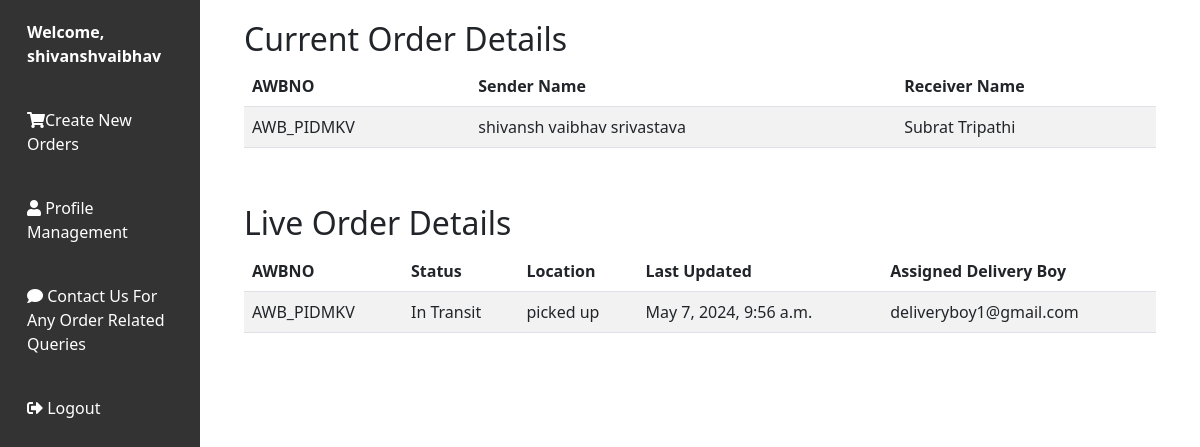
/userManagement/user_dashboard/ (signed in), run on an earlier commit of the app's database.
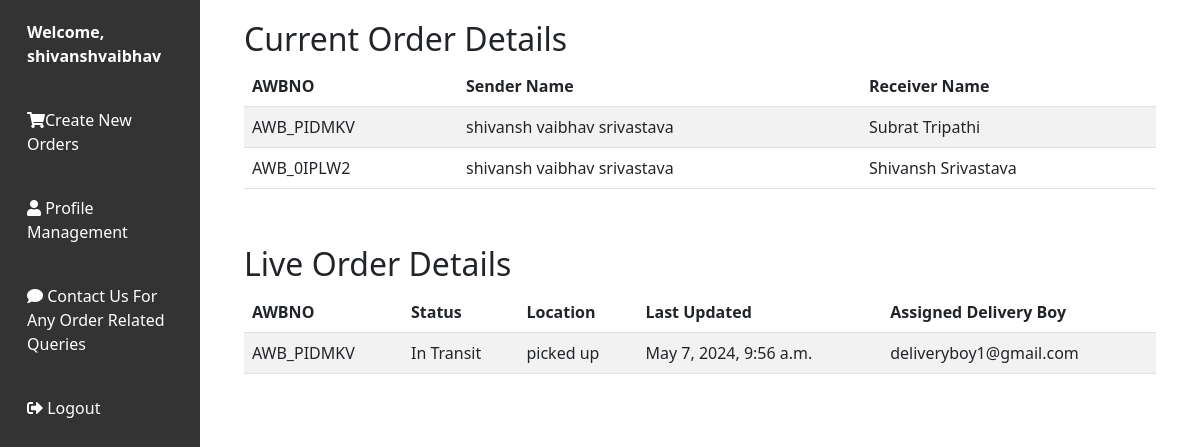
And on a later commit of the database.
### BranchesInfo/models.py (models this page shows, shortened)
class Data_Records(models.Model):
    AWBNO = models.CharField(max_length=10, primary_key=True)
    Sender_Name = models.CharField(max_length=100, null=True)
    Sender_Address = models.CharField(max_length=100, null=True)
    Sender_Contact_No = models.CharField(max_length=15, null=True)
    Sender_City = models.CharField(max_length=30, null=True)
    sender_state = models.CharField(max_length=30, null=True)
    Receiver_Name = models.CharField(max_length=100, null=False)
    Receiver_Address = models.CharField(max_length=100, null=True)
    Receiver_Contact_No = models.CharField(max_length=15, null=True)
    Receiver_City = models.CharField(max_length=30, null=True)
    receiver_state = models.CharField(max_length=30, null=True)
    Book_date = models.DateTimeField(null=False)
    Weight = models.CharField(max_length=10, null=True)
    Distance = models.DecimalField(max_digits=10, decimal_places=2, null=True)
    Price = models.CharField(max_length=10, null=True)
    POD_Flag = models.CharField(max_length=20, null=True)
    Print_Flag = models.CharField(max_length=20, null=True)
    Pin_Number = models.CharField(max_length=10, null=True)
    State = models.CharField(max_length=30, null=True)
    Country = models.CharField(max_length=30, null=True)
    Sender_Branch_CD = models.IntegerField(null=True)
    Receiver_Branch_CD  = models.IntegerField(null=True)
    Type = models.CharField(max_length=50, null=True)
    Payment_Method = models.CharField(max_length=50)
    Client_Id = models.ForeignKey(Client, on_delete=models.CASCADE, related_name='client_orders', null=True)
    Alert_Flag = models.CharField(max_length=20, null=True)
    order_type = models.CharField(max_length=30, null=True)

### packetTrackingSystem/models.py (models this page shows, shortened)
class Live_Updates(models.Model):
    AWBNO = models.CharField(max_length=50)
    transit_status = models.CharField(max_length=100, default='Not Picked Up From Source.')
    update_location = models.CharField(max_length=100)
    last_update_time = models.DateTimeField(null=False)
    Delivery_Boy_Name = models.CharField(max_length=100, null=True)

### userManagement/views.py (the view)
# urls.py: path('user_dashboard/', views.user_dashboard, name='user_dashboard'),
def user_dashboard(request):
    try:
        session_id = request.session.get('Client_Id')
        username = request.session.get('Client_Name')
        if session_id is not None:
            print("Session ID of the user from dashboard function :", session_id)
            print("Session username of the user from dashboard function :", username)
            user_orders = Data_Records.objects.filter(Client_Id=session_id)
            live_updates = Live_Updates.objects.filter(AWBNO__in=[order.AWBNO for order in user_orders]).order_by('-last_update_time')
            return render(request, 'user_dashboard.html', {'user_orders': user_orders, 'username': username, 'live_updates': live_updates})
    except KeyError:
        print("Session key not found")
    return redirect('user_login_form')

### userManagement/templates/user_dashboard.html (shortened to what this page needs)
<!DOCTYPE html>
<html lang="en">
    {% load static %}
<head>
    <link href="https://cdnjs.cloudflare.com/ajax/libs/bootstrap/5.3.0/css/bootstrap.min.css" rel="stylesheet">
</head>
<body>
    <div class="container-fluid">
        <div class="row">
            <nav class="col-md-3 col-lg-2 d-md-block sidebar">
                <div class="user-info">
                    Welcome, {{ username }}
                </div>
                <a href="{% url 'userManagement:client_order'%}"><i class="fas fa-shopping-cart"></i>Create New Orders</a>
                <a href="{% url 'userManagement:profile_management' %}"><i class="fas fa-user"></i> Profile Management</a>
                <a href="{% url 'userManagement:feedback'%}"><i class="fas fa-comment"></i> Contact Us For Any Order Related Queries</a>
                <a href="{% url 'userManagement:logout_view' %}" class="logout"><i class="fas fa-sign-out-alt"></i> Logout</a>
            </nav>
            <main class="col-md-9 ms-sm-auto col-lg-10 px-md-4">
<div class="order-details">
    <h2>Current Order Details</h2>
    {% if user_orders %}
    <div class="table-responsive">
        <table class="table table-striped">
            <thead>
                <tr>
                    <th>AWBNO</th>
                    <th>Sender Name</th>
                    <th>Receiver Name</th>
                </tr>
            </thead>
            <tbody>
                {% for order in user_orders %}
                <tr>
                    <td>{{ order.AWBNO }}</td>
                    <td>{{ order.Sender_Name }}</td>
                    <td>{{ order.Receiver_Name }}</td>
                </tr>
                {% empty %}
                <tr>
                    <td colspan="3">No current orders found.</td>
                </tr>
                {% endfor %}
            </tbody>
        </table>
    </div>
    {% else %}
    <p>No current orders found.</p>
    {% endif %}
</div>
<div class="order-details">
    <h2>Live Order Details</h2>
    <div class="table-responsive">
        <table class="table table-striped">
            <thead>
                <tr>
                    <th>AWBNO</th>
                    <th>Status</th>
                    <th>Location</th>
                    <th>Last Updated</th>
                    <th>Assigned Delivery Boy</th>
                </tr>
            </thead>
            <tbody>
                {% for update in live_updates %}
                <tr>
                    <td>{{ update.AWBNO }}</td>
                    <td>{{ update.transit_status }}</td>
                    <td>{{ update.update_location }}</td>
                    <td>{{ update.last_update_time }}</td>
                    <td>{{ update.Delivery_Boy_Name }}</td>
                </tr>
                {% empty %}
                <tr>
                    <td colspan="4">No live updates available.</td>
                </tr>
                {% endfor %}
            </tbody>
        </table>
    </div>
</div>
            </main>
        </div>
    </div>
    <link href="https://cdnjs.cloudflare.com/ajax/libs/font-awesome/5.15.4/css/all.min.css" rel="stylesheet">
</body>
</html>

What changed in the data, as far as the page shows it:
added Data_Records: AWBNO "AWB_0IPLW2", Sender_Name "shivansh vaibhav srivastava", Receiver_Name "Shivansh Srivastava"
